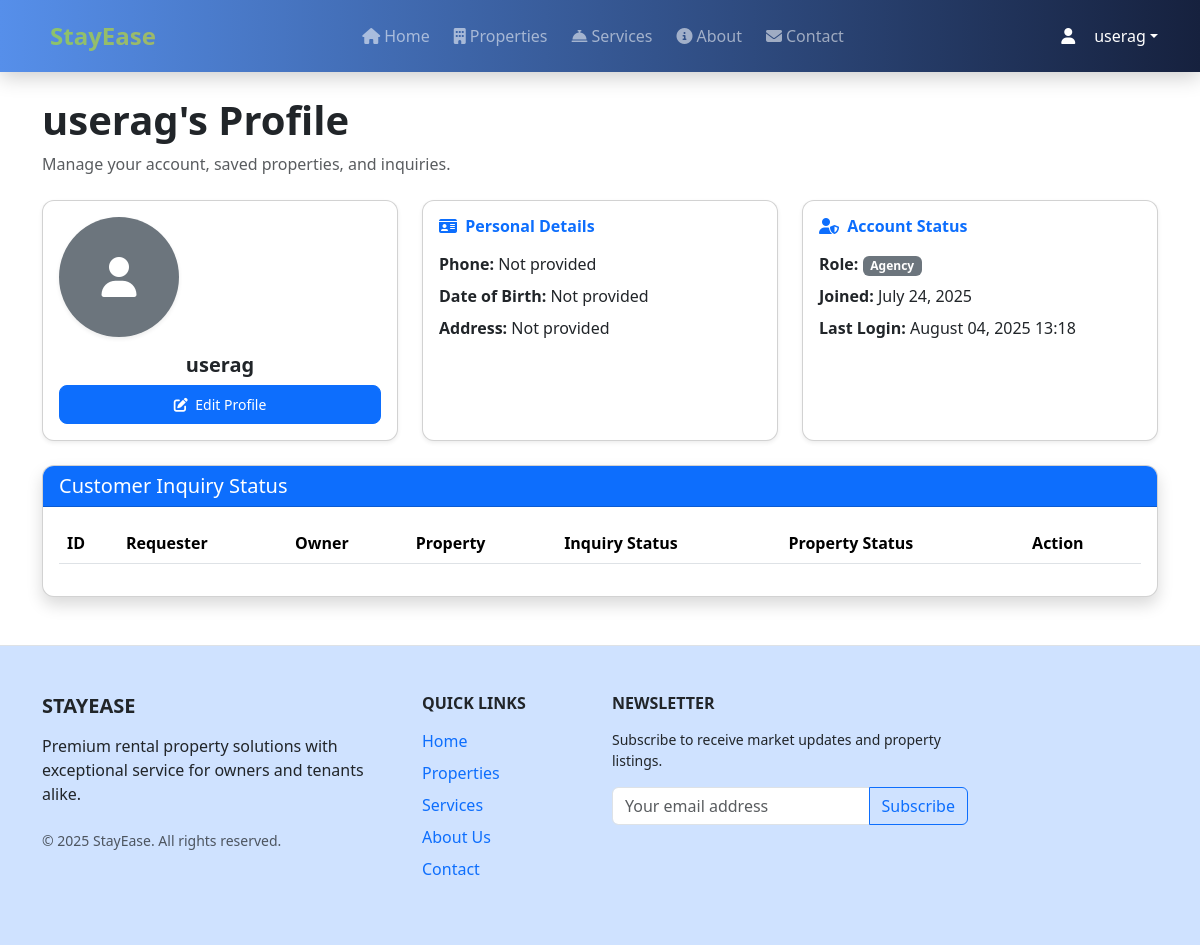
/porfile/ (signed in), run on an earlier commit of the app's database.
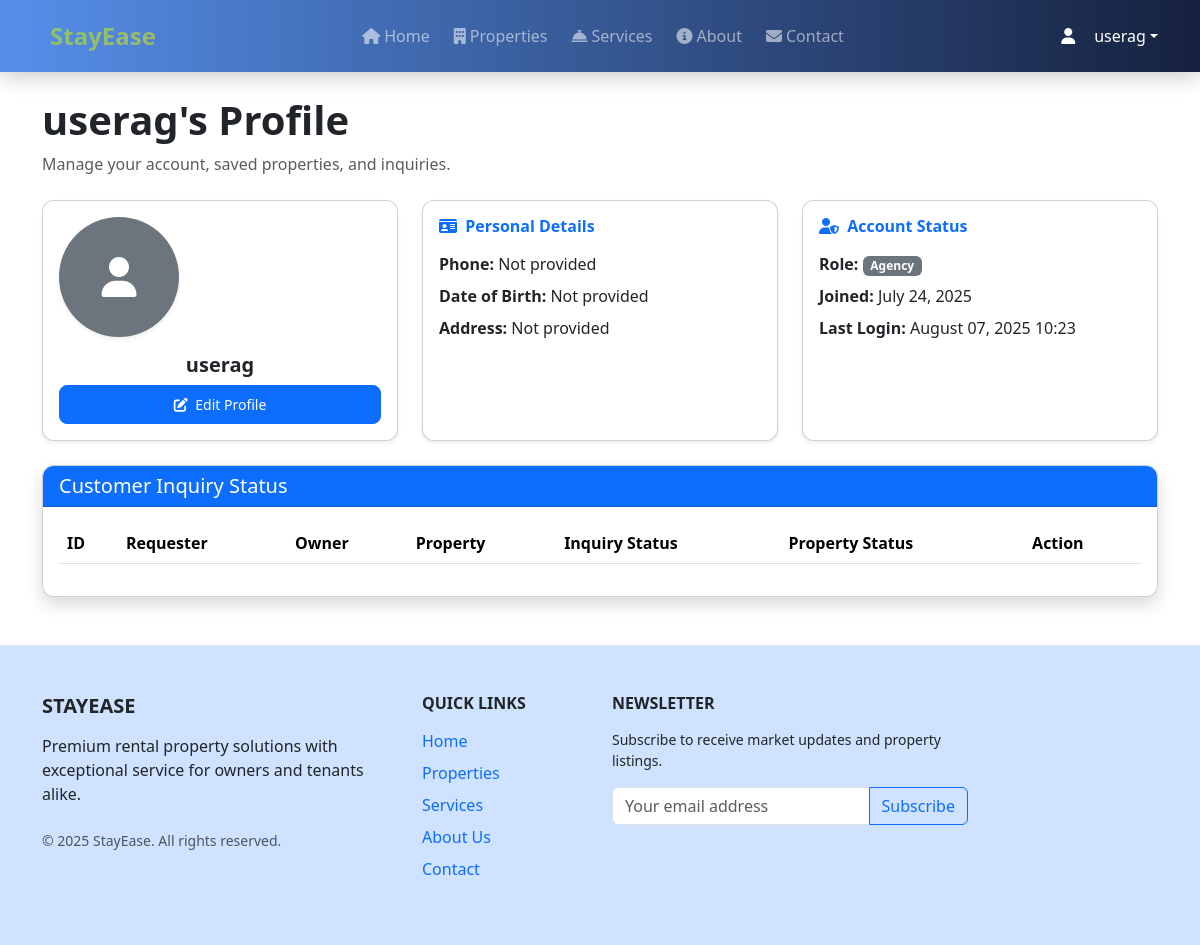
And on a later commit of the database.
### myapp/models.py (models this page shows, shortened)
class CustomUser(AbstractUser):
    ROLE_CHOICES = (
        ('ADMIN', 'Administrator'),
        ('CUSTOMER', 'Customer'),
        ('AGENCY', 'Agency'),
    )
    role = models.CharField(max_length=20, choices=ROLE_CHOICES, default='CUSTOMER')
    created_at = models.DateTimeField(auto_now_add=True)
    updated_at = models.DateTimeField(auto_now=True)

class CustomerProfile(models.Model):
    user = models.OneToOneField(CustomUser, on_delete=models.CASCADE, related_name='customer_profile')
    customer_full_name = models.CharField(max_length=100)
    phone = models.CharField(max_length=15,blank=True,null=True)
    email = models.EmailField(blank=True,null=True)
    date_of_birth = models.DateField(null=True, blank=True)
    profile_photo = models.ImageField(upload_to='customer_profiles/', blank=True)
    address = models.TextField(blank=True)

### myapp/views.py (the view, shortened to what this page needs)
# urls.py: path('porfile/',views.ProfileView.as_view(),name='profile'),
class ProfileView(View):
    def get(self, request):
        if not request.user.is_authenticated:
            messages.warning(request, 'Please login to view your profile')
            return redirect('login')
        customer_profile, _ = CustomerProfile.objects.get_or_create(user=request.user)
        form = CustomerProfileForm(instance=customer_profile)
        sp_list = SaveProperty.objects.filter(user=request.user)
        customer_inquiry = Inquiry.objects.filter(customer=request.user)
        save_property_list = SaveProperty.objects.filter(user=request.user).values_list('property_id', flat=True)
        saved_porperties = SaveProperty.objects.filter(user = request.user)
        rented_inquiries = Inquiry.objects.filter(
        customer=request.user,
        is_approved=True,
        is_purchased=True,
        property__status='RENTED'
    ).select_related('property')
        return render(request, 'profile.html', {
            'form': form,
            'sp_list': sp_list,
            'customer_inquiry': customer_inquiry,
            'save_property_list':save_property_list,
            'saved_porperties':saved_porperties,
            'rented_inquiries':rented_inquiries
        })

### myapp/form.py
class CustomerProfileForm(forms.ModelForm):
    class Meta:
        model = CustomerProfile
        fields = [
            'customer_full_name',
            'phone',
            'email',
            'date_of_birth',
            'profile_photo',
            'address'
        ]
        widgets = {
            'customer_full_name': forms.TextInput(attrs={'class': 'form-control'}),
            'phone': forms.TextInput(attrs={'class': 'form-control'}),
            'email': forms.EmailInput(attrs={'class': 'form-control'}),
            'date_of_birth': forms.DateInput(attrs={'type': 'date', 'class': 'form-control'}),
            'profile_photo': forms.ClearableFileInput(attrs={'class': 'form-control'}),
            'address': forms.Textarea(attrs={'class': 'form-control', 'rows': 3}),
        }

### templates/profile.html (shortened to what this page needs)
{% extends 'base.html' %}
{% load static %}
{% block content %}
{% include 'base/nav-bar.html' %}
<div class="container py-4">
    <div class="mb-4">
        <h1 class="fw-bold">{{ user.username }}'s Profile</h1>
        <p class="text-muted">Manage your account, saved properties, and inquiries.</p>
    </div>
    <div class="row g-4 mb-4">
        <div class="col-md-4">
            <div class="card shadow-sm h-100 text-center p-3">
                {% if user.customer_profile.profile_photo %}
                    <img src="{{ user.customer_profile.profile_photo.url }}"
                        class="rounded-circle mb-3 shadow-sm"
                        style="width:120px;height:120px;object-fit:cover;">
                {% else %}
                    <div class="bg-secondary rounded-circle mb-3 d-flex align-items-center justify-content-center shadow-sm"
                        style="width:120px;height:120px;">
                        <i class="fas fa-user text-white fs-1"></i>
                    </div>
                {% endif %}
                <h5 class="fw-bold mb-0">{{ user.customer_profile.customer_full_name|default:user.username }}</h5>
                <button class="btn btn-primary btn-sm w-100" data-bs-toggle="modal" data-bs-target="#editProfileModal">
                    <i class="fas fa-edit me-1"></i> Edit Profile
                </button>
            </div>
        </div>
        <div class="col-md-4">
            <div class="card shadow-sm h-100 p-3">
                <h6 class="fw-bold text-primary mb-3"><i class="fas fa-id-card me-1"></i> Personal Details</h6>
                <p class="mb-2"><strong>Phone:</strong> {{ user.customer_profile.phone|default:"Not provided" }}</p>
                <p class="mb-2"><strong>Date of Birth:</strong> {{ user.customer_profile.date_of_birth|date:"F d, Y"|default:"Not provided" }}</p>
                <p class="mb-0"><strong>Address:</strong> {{ user.customer_profile.address|default:"Not provided" }}</p>
            </div>
        </div>
        <div class="col-md-4">
            <div class="card shadow-sm h-100 p-3">
                <h6 class="fw-bold text-primary mb-3"><i class="fas fa-user-shield me-1"></i> Account Status</h6>
                <p class="mb-2"><strong>Role:</strong> <span class="badge bg-secondary">{{ user.get_role_display }}</span></p>
                <p class="mb-2"><strong>Joined:</strong> {{ user.date_joined|date:"F d, Y" }}</p>
                <p class="mb-0"><strong>Last Login:</strong> {{ user.last_login|date:"F d, Y H:i" }}</p>
            </div>
        </div>
    </div>
    <div class="card shadow mb-4">
        <div class="card-header bg-primary text-white">
            <h2 class="h5 mb-0">Customer Inquiry Status</h2>
        </div>
        <div class="card-body table-responsive">
            <table class="table align-middle">
                <thead>
                    <tr>
                        <th>ID</th>
                        <th>Requester</th>
                        <th>Owner</th>
                        <th>Property</th>
                        <th>Inquiry Status</th>
                        <th>Property Status</th>
                        <th>Action</th>
                    </tr>
                </thead>
            </table>
        </div>
    </div>
</div>
{% include 'base/footer.html' %}
{% endblock %}

### templates/base/nav-bar.html (shortened to what this page needs)
{% load static %}
<nav class="navbar navbar-expand-lg navbar-dark sticky-top">
    <div class="container">
        <a class="navbar-brand d-flex align-items-center" href="{% url 'index' %}">
            <span class="fw-bold fs-4 text-gradient">StayEase</span>
        </a>
        <div class="collapse navbar-collapse" id="navbarNav">
            <ul class="navbar-nav mx-auto">
                <li class="nav-item"><a class="nav-link position-relative" href="{% url 'index' %}"><i class="fas fa-home me-1"></i>Home</a></li>
                <li class="nav-item"><a class="nav-link position-relative" href="{% url 'property' %}"><i class="fas fa-building me-1"></i>Properties</a></li>
                <li class="nav-item"><a class="nav-link position-relative" href="{% url 'service' %}"><i class="fas fa-concierge-bell me-1"></i>Services</a></li>
                <li class="nav-item"><a class="nav-link position-relative" href="{% url 'about' %}"><i class="fas fa-info-circle me-1"></i>About</a></li>
                <li class="nav-item"><a class="nav-link position-relative" href="{% url 'contact' %}"><i class="fas fa-envelope me-1"></i>Contact</a></li>
            </ul>
            <div class="d-flex align-items-center ms-lg-3">
                <div class="dropdown">
                    {% if user.is_authenticated %}
                    <a href="#" class="d-flex align-items-center text-white text-decoration-none dropdown-toggle"
                       id="userDropdown" data-bs-toggle="dropdown" aria-expanded="false">
                        <div class="avatar bg-gradient-success me-2"><i class="fas fa-user"></i></div>
                        <span class="d-none d-lg-inline">{{ user.username }}</span>
                    </a>
                    {% else %}
                    <div class="btn-group">
                        <a href="{% url 'login_user' %}" class="btn btn-outline-light me-2"><i class="fas fa-sign-in-alt me-2"></i>Log In</a>
                        <a href="{% url 'register_user' %}" class="btn btn-primary"><i class="fas fa-user-plus me-2"></i>Sign Up</a>
                    </div>
                    {% endif %}
                </div>
            </div>
        </div>
    </div>
</nav>

What changed in the data, as far as the page shows it:
changed CustomUser "userag": last_login "August 04, 2025 13:18" → "August 07, 2025 10:23"
